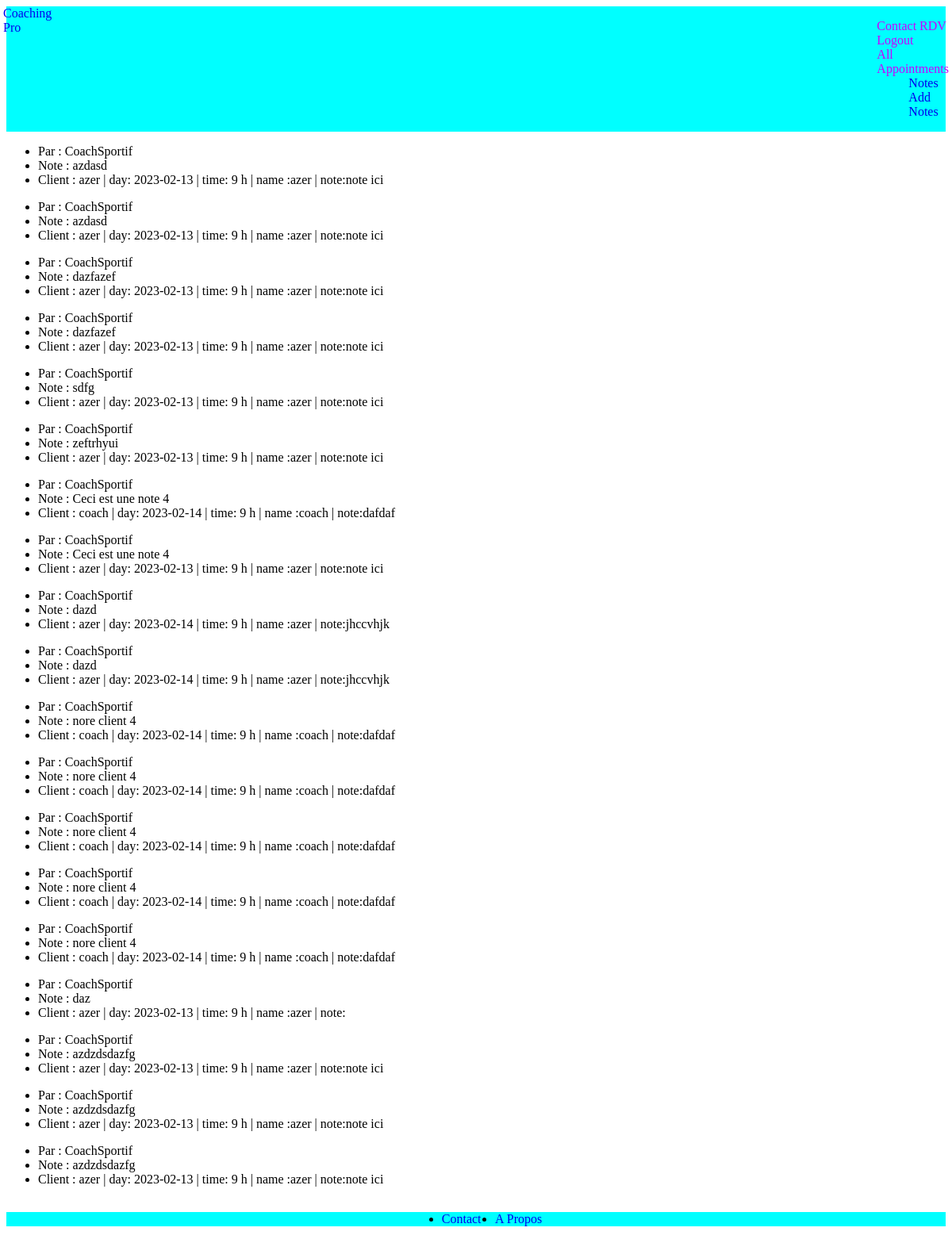
/appointment/2/ (signed in), run on the app's committed database.
### appointment/models.py (models this page shows, shortened)
class Note(models.Model):
    appointment = models.ForeignKey(Appointment, on_delete=models.CASCADE, related_name='appointment_notes')
    text = models.TextField()
    created_by = models.ForeignKey(User, on_delete=models.CASCADE)
    created_at = models.DateTimeField(auto_now_add=True)

class Appointment(models.Model):
    user = models.ForeignKey(settings.AUTH_USER_MODEL,
        on_delete=models.CASCADE,
        null=True)
    day = models.DateField(default=datetime.now)
    time = models.CharField(max_length=10, choices=TIME_CHOICES, default="3 PM")
    time_ordered = models.DateTimeField(default=datetime.now, blank=True)
    note = models.TextField(max_length=900, default='')
    def str(self):
        return f"{self.user} | day: {self.day} | time: {self.time} | name :{self.user} | note:{self.note}"

### appointment/views.py (the view)
# urls.py: path('appointment/<int:appointment_id>/', views.appointment_detail, name='appointment_detail'),
@login_required
def appointment_detail(request, appointment_id):
    appointment = Appointment.objects.get(id=appointment_id)
    form = AddNote()
    notes = Note.objects.all()
    return render(request, 'appointment/appointment_detail.html', {'appointment': appointment, 'notes': notes})

### appointment/templates/appointment/appointment_detail.html
{% extends 'core/base.html' %}
{% block content %}
<table>
    <tbody>
      {% for note in notes %}
    <ul>
      <li> Par : {{note.created_by}}</li>
        <li>Note : {{note.text}}</li>
          <li> Client : {{note.appointment.str}}</li>
    </ul>
      {% endfor %}
    </tbody>
  </table>
  {% endblock content %}

### core/templates/core/base.html (shortened to what this page needs)
{% load static  %}
<!DOCTYPE html>
<html lang="en">
<head>
    <link rel="stylesheet" href="{% static 'style.css'%}">
</head>
    <body>
        <nav class = Navigation>
            <a href="/" class= Logo>Coaching Pro</a>
            <ul class = ItemsNav>
                <li><a href="{% url 'core:contact' %}">Contact</a></li>
                {% if request.user.is_authenticated %}
                <li><a href="{% url 'appointment:new_appointments' %}">RDV</a></li>
                <li><a href="{% url 'core:logout' %}">Logout</a></li>
                {% if request.user.is_staff %}
                <li><a href="{% url 'appointment:appointments' %}">All Appointments</a></li>
                <ul>
                    <a href="{% url 'appointment:appointment_detail' 2 %}">Notes</a>
                    <a href="{% url 'appointment:add_note' 2 %}">Add Notes</a>
                </ul>
                {% endif %}
                {% else %}
                <li><a href="{% url 'core:signup' %}">Sign Up</a></li>
                <li><a href="{% url 'core:login' %}">Log In</a></li>
                {% endif %}
            </ul>
        </nav>
        <div class = BaseContent>
        {% block content %}
        {% endblock content %}
        </div>
        <footer class=Footer>
            <div class=FooterInfo>
                <ul class='FooterMenuItems'>
                    {% if request.user.is_authenticated %}
                    <li><a href="{% url 'core:contact' %}">Contact</a></li>
                    <li><a href="/">A Propos</a></li>
                    {% else %}
                    <li><a href="{% url 'core:signup' %}">Sign Up</a></li>
                    <li><a href="{% url 'core:contact' %}">Contact</a></li>
                    <li><a href="/">A Propos</a></li>
                    {% endif %}
                </ul>
        </footer>
    </body>
</html>

### core/static/style.css (style rules this page uses)
.Navigation { display: flex; justify-content: center; }
.Logo { text-decoration: none; padding-right: 1000px; }
.ItemsNav li { display:inline-block; text-decoration: none; }
.ItemsNav li a { display: flex; justify-content: space-between 100px; text-decoration: none; color: rgb(200, 0, 255); }
.ItemsNav ul a { text-decoration: none; display: inline-block; justify-content: space-around 100px; }
.FooterMenuItems li a { display: flex; text-decoration: none; }
body { justify-content: flex; }
nav { background-color: aqua; }
footer { background-color: aqua; }
.FooterMenuItems { display: flex; text-decoration: none; justify-content: space-around; margin-left: 500px; margin-right: 500px; }

### data on the page
Note: created_by "CoachSportif", text "azdasd", appointment.str "azer | day: 2023-02-13 | time: 9 h | name :azer | note:note ici"
Note: created_by "CoachSportif", text "azdasd", appointment.str "azer | day: 2023-02-13 | time: 9 h | name :azer | note:note ici"
Note: created_by "CoachSportif", text "dazfazef", appointment.str "azer | day: 2023-02-13 | time: 9 h | name :azer | note:note ici"
Note: created_by "CoachSportif", text "dazfazef", appointment.str "azer | day: 2023-02-13 | time: 9 h | name :azer | note:note ici"
Note: created_by "CoachSportif", text "sdfg", appointment.str "azer | day: 2023-02-13 | time: 9 h | name :azer | note:note ici"
Note: created_by "CoachSportif", text "zeftrhyui", appointment.str "azer | day: 2023-02-13 | time: 9 h | name :azer | note:note ici"
Note: created_by "CoachSportif", text "Ceci est une note 4", appointment.str "coach | day: 2023-02-14 | time: 9 h | name :coach | note:dafdaf"
Note: created_by "CoachSportif", text "Ceci est une note 4", appointment.str "azer | day: 2023-02-13 | time: 9 h | name :azer | note:note ici"
Note: created_by "CoachSportif", text "dazd", appointment.str "azer | day: 2023-02-14 | time: 9 h | name :azer | note:jhccvhjk"
Note: created_by "CoachSportif", text "dazd", appointment.str "azer | day: 2023-02-14 | time: 9 h | name :azer | note:jhccvhjk"
Note: created_by "CoachSportif", text "nore client 4", appointment.str "coach | day: 2023-02-14 | time: 9 h | name :coach | note:dafdaf"
Note: created_by "CoachSportif", text "nore client 4", appointment.str "coach | day: 2023-02-14 | time: 9 h | name :coach | note:dafdaf"
Note: created_by "CoachSportif", text "nore client 4", appointment.str "coach | day: 2023-02-14 | time: 9 h | name :coach | note:dafdaf"
Note: created_by "CoachSportif", text "nore client 4", appointment.str "coach | day: 2023-02-14 | time: 9 h | name :coach | note:dafdaf"
Note: created_by "CoachSportif", text "nore client 4", appointment.str "coach | day: 2023-02-14 | time: 9 h | name :coach | note:dafdaf"
Note: created_by "CoachSportif", text "daz", appointment.str "azer | day: 2023-02-13 | time: 9 h | name :azer | note:"
Note: created_by "CoachSportif", text "azdzdsdazfg", appointment.str "azer | day: 2023-02-13 | time: 9 h | name :azer | note:note ici"
Note: created_by "CoachSportif", text "azdzdsdazfg", appointment.str "azer | day: 2023-02-13 | time: 9 h | name :azer | note:note ici"
Note: created_by "CoachSportif", text "azdzdsdazfg", appointment.str "azer | day: 2023-02-13 | time: 9 h | name :azer | note:note ici"
